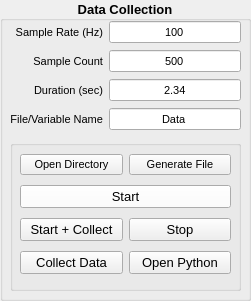
   <widget class="QGroupBox" name="DataCollectionGroup">
    <property name="geometry">
     <rect>
      <x>10</x>
      <y>10</y>
      <width>251</width>
      <height>301</height>
     </rect>
    </property>
    <property name="font">
     <font>
      <pointsize>10</pointsize>
      <weight>75</weight>
      <italic>false</italic>
      <bold>true</bold>
     </font>
    </property>
    <property name="acceptDrops">
     <bool>false</bool>
    </property>
    <property name="title">
     <string>Data Collection</string>
    </property>
    <property name="alignment">
     <set>Qt::AlignCenter</set>
    </property>
    <property name="flat">
     <bool>false</bool>
    </property>
    <property name="checkable">
     <bool>false</bool>
    </property>
    <widget class="QWidget" name="gridLayoutWidget_3">
     <property name="geometry">
      <rect>
       <x>10</x>
       <y>20</y>
       <width>231</width>
       <height>111</height>
      </rect>
     </property>
     <layout class="QGridLayout" name="DataCollectionLayout">
      <item row="3" column="1">
       <widget class="QLineEdit" name="FileName">
        <property name="font">
         <font>
          <pointsize>8</pointsize>
          <weight>50</weight>
          <bold>false</bold>
         </font>
        </property>
        <property name="text">
         <string>Data</string>
        </property>
        <property name="alignment">
         <set>Qt::AlignCenter</set>
        </property>
       </widget>
      </item>
      <item row="0" column="0">
       <widget class="QLabel" name="SampleRateLabel">
        <property name="font">
         <font>
          <pointsize>8</pointsize>
          <weight>50</weight>
          <bold>false</bold>
         </font>
        </property>
        <property name="frameShape">
         <enum>QFrame::NoFrame</enum>
        </property>
        <property name="frameShadow">
         <enum>QFrame::Plain</enum>
        </property>
        <property name="text">
         <string>Sample Rate (Hz)</string>
        </property>
        <property name="alignment">
         <set>Qt::AlignRight|Qt::AlignTrailing|Qt::AlignVCenter</set>
        </property>
       </widget>
      </item>
      <item row="3" column="0">
       <widget class="QLabel" name="FileVariableNameLabel">
        <property name="font">
         <font>
          <pointsize>8</pointsize>
          <weight>50</weight>
          <bold>false</bold>
         </font>
        </property>
        <property name="frameShape">
         <enum>QFrame::NoFrame</enum>
        </property>
        <property name="frameShadow">
         <enum>QFrame::Plain</enum>
        </property>
        <property name="text">
         <string>File/Variable Name</string>
        </property>
        <property name="alignment">
         <set>Qt::AlignRight|Qt::AlignTrailing|Qt::AlignVCenter</set>
        </property>
       </widget>
      </item>
      <item row="2" column="1">
       <widget class="QLineEdit" name="Duration">
        <property name="font">
         <font>
          <pointsize>8</pointsize>
          <weight>50</weight>
          <bold>false</bold>
         </font>
        </property>
        <property name="text">
         <string>2.34</string>
        </property>
        <property name="alignment">
         <set>Qt::AlignCenter</set>
        </property>
       </widget>
      </item>
      <item row="1" column="1">
       <widget class="QLineEdit" name="SampleCount">
        <property name="font">
         <font>
          <pointsize>8</pointsize>
          <weight>50</weight>
          <bold>false</bold>
         </font>
        </property>
        <property name="text">
         <string>500</string>
        </property>
        <property name="alignment">
         <set>Qt::AlignCenter</set>
        </property>
       </widget>
      </item>
      <item row="1" column="0">
       <widget class="QLabel" name="SampleCountLabel">
        <property name="font">
         <font>
          <pointsize>8</pointsize>
          <weight>50</weight>
          <bold>false</bold>
         </font>
        </property>
        <property name="frameShape">
         <enum>QFrame::NoFrame</enum>
        </property>
        <property name="frameShadow">
         <enum>QFrame::Plain</enum>
        </property>
        <property name="text">
         <string>Sample Count</string>
        </property>
        <property name="alignment">
         <set>Qt::AlignRight|Qt::AlignTrailing|Qt::AlignVCenter</set>
        </property>
       </widget>
      </item>
      <item row="2" column="0">
       <widget class="QLabel" name="DurationLabel">
        <property name="font">
         <font>
          <pointsize>8</pointsize>
          <weight>50</weight>
          <bold>false</bold>
          <stylestrategy>PreferDefault</stylestrategy>
         </font>
        </property>
        <property name="frameShape">
         <enum>QFrame::NoFrame</enum>
        </property>
        <property name="frameShadow">
         <enum>QFrame::Plain</enum>
        </property>
        <property name="text">
         <string>Duration (sec)</string>
        </property>
        <property name="alignment">
         <set>Qt::AlignRight|Qt::AlignTrailing|Qt::AlignVCenter</set>
        </property>
       </widget>
      </item>
      <item row="0" column="1">
       <widget class="QLineEdit" name="SampleRate">
        <property name="font">
         <font>
          <pointsize>8</pointsize>
          <weight>50</weight>
          <bold>false</bold>
         </font>
        </property>
        <property name="text">
         <string>100</string>
        </property>
        <property name="alignment">
         <set>Qt::AlignCenter</set>
        </property>
        <property name="clearButtonEnabled">
         <bool>false</bool>
        </property>
       </widget>
      </item>
     </layout>
    </widget>
    <widget class="QGroupBox" name="DataButtonGroup">
     <property name="geometry">
      <rect>
       <x>10</x>
       <y>140</y>
       <width>231</width>
       <height>151</height>
      </rect>
     </property>
     <property name="title">
      <string/>
     </property>
     <widget class="QWidget" name="gridLayoutWidget_4">
      <property name="geometry">
       <rect>
        <x>10</x>
        <y>10</y>
        <width>211</width>
        <height>131</height>
       </rect>
      </property>
      <layout class="QGridLayout" name="DataButtonsLayout">
       <item row="3" column="1">
        <widget class="QPushButton" name="OpenPython">
         <property name="font">
          <font>
           <weight>50</weight>
           <bold>false</bold>
          </font>
         </property>
         <property name="text">
          <string>Open Python</string>
         </property>
        </widget>
       </item>
       <item row="1" column="0" colspan="2">
        <widget class="QPushButton" name="StartButton">
         <property name="enabled">
          <bool>true</bool>
         </property>
         <property name="palette">
          <palette>
           <active>
            <colorrole role="Button">
             <brush brushstyle="SolidPattern">
              <color alpha="255">
               <red>255</red>
               <green>255</green>
               <blue>255</blue>
              </color>
             </brush>
            </colorrole>
           </active>
           <inactive>
            <colorrole role="Button">
             <brush brushstyle="SolidPattern">
              <color alpha="255">
               <red>255</red>
               <green>255</green>
               <blue>255</blue>
              </color>
             </brush>
            </colorrole>
           </inactive>
           <disabled>
            <colorrole role="Button">
             <brush brushstyle="SolidPattern">
              <color alpha="255">
               <red>255</red>
               <green>255</green>
               <blue>255</blue>
              </color>
             </brush>
            </colorrole>
           </disabled>
          </palette>
         </property>
         <property name="font">
          <font>
           <weight>50</weight>
           <bold>false</bold>
          </font>
         </property>
         <property name="text">
          <string>Start</string>
         </property>
         <property name="checkable">
          <bool>true</bool>
         </property>
         <property name="checked">
          <bool>false</bool>
         </property>
         <property name="autoDefault">
          <bool>false</bool>
         </property>
         <property name="default">
          <bool>false</bool>
         </property>
         <property name="flat">
          <bool>false</bool>
         </property>
        </widget>
       </item>
       <item row="3" column="0">
        <widget class="QPushButton" name="CollectDataButton">
         <property name="font">
          <font>
           <weight>50</weight>
           <bold>false</bold>
          </font>
         </property>
         <property name="text">
          <string>Collect Data</string>
         </property>
         <property name="checkable">
          <bool>true</bool>
         </property>
        </widget>
       </item>
       <item row="2" column="1">
        <widget class="QPushButton" name="StopButton">
         <property name="font">
          <font>
           <weight>50</weight>
           <bold>false</bold>
          </font>
         </property>
         <property name="text">
          <string>Stop</string>
         </property>
        </widget>
       </item>
       <item row="2" column="0">
        <widget class="QPushButton" name="StartAndCollectButton">
         <property name="font">
          <font>
           <weight>50</weight>
           <bold>false</bold>
          </font>
         </property>
         <property name="text">
          <string>Start + Collect</string>
         </property>
         <property name="checkable">
          <bool>true</bool>
         </property>
        </widget>
       </item>
       <item row="0" column="0">
        <widget class="QPushButton" name="OpenDirectoryButton">
         <property name="font">
          <font>
           <pointsize>8</pointsize>
           <weight>50</weight>
           <bold>false</bold>
          </font>
         </property>
         <property name="text">
          <string>Open Directory</string>
         </property>
        </widget>
       </item>
       <item row="0" column="1">
        <widget class="QPushButton" name="GenerateFileButton">
         <property name="font">
          <font>
           <pointsize>8</pointsize>
           <weight>50</weight>
           <bold>false</bold>
          </font>
         </property>
         <property name="text">
          <string>Generate File</string>
         </property>
        </widget>
       </item>
      </layout>
     </widget>
    </widget>
   </widget>
